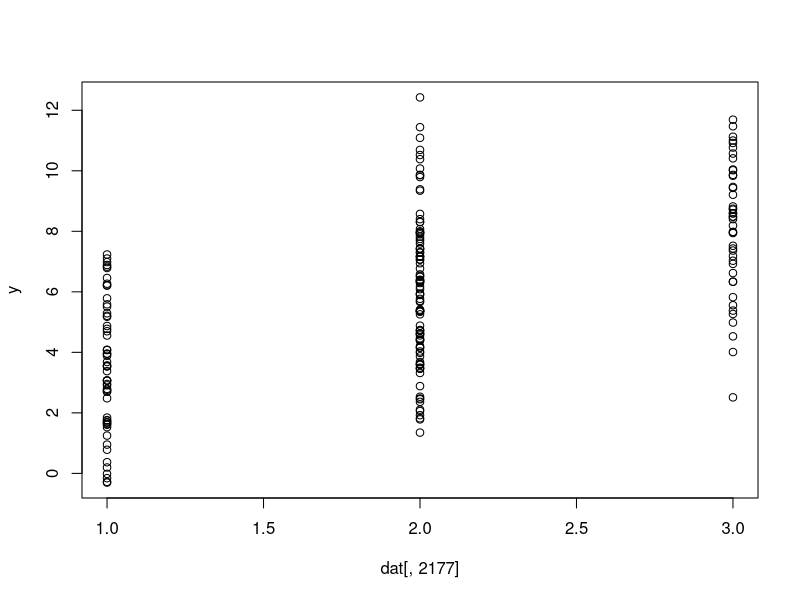
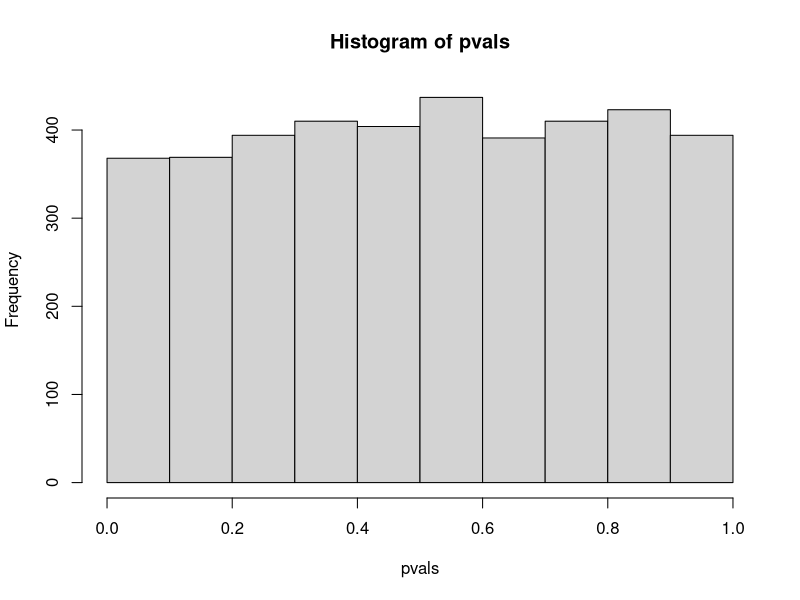
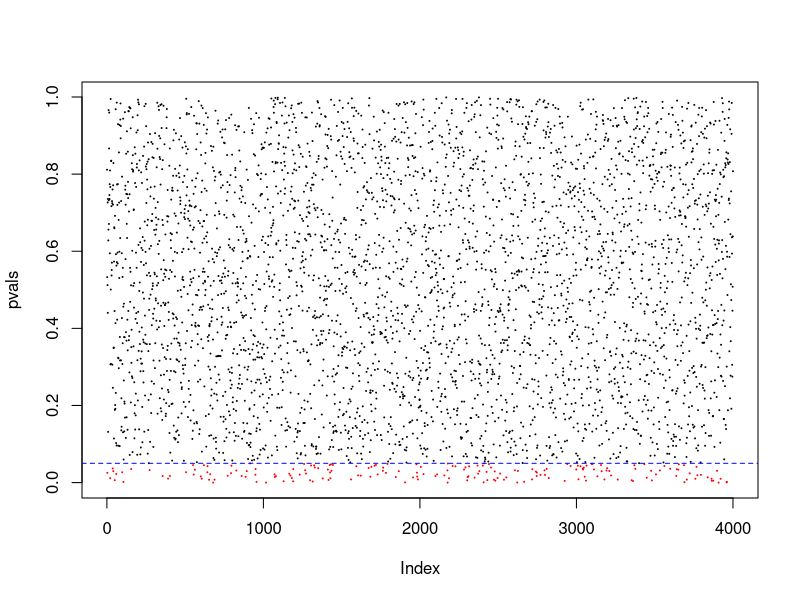
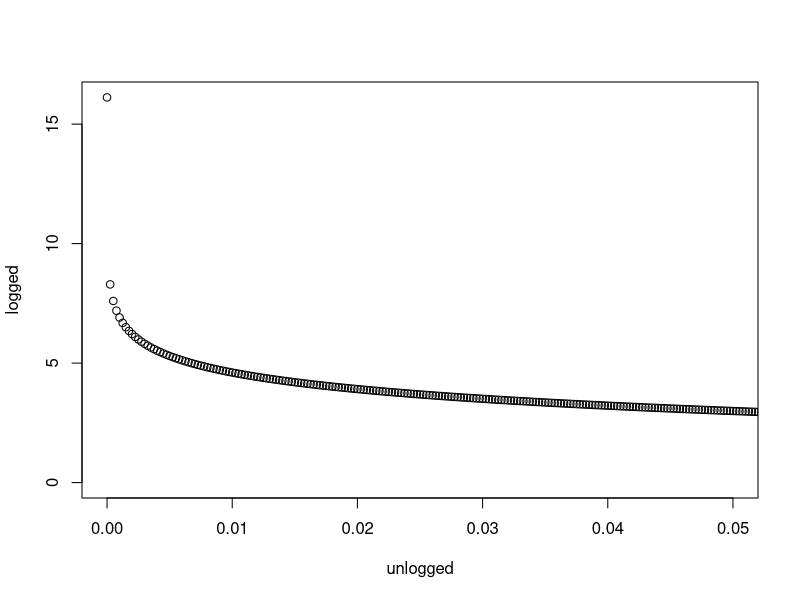
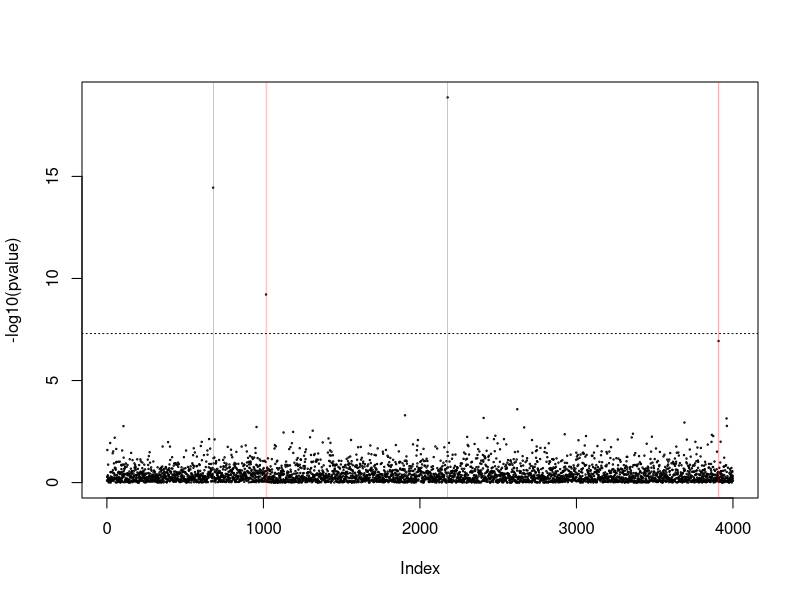
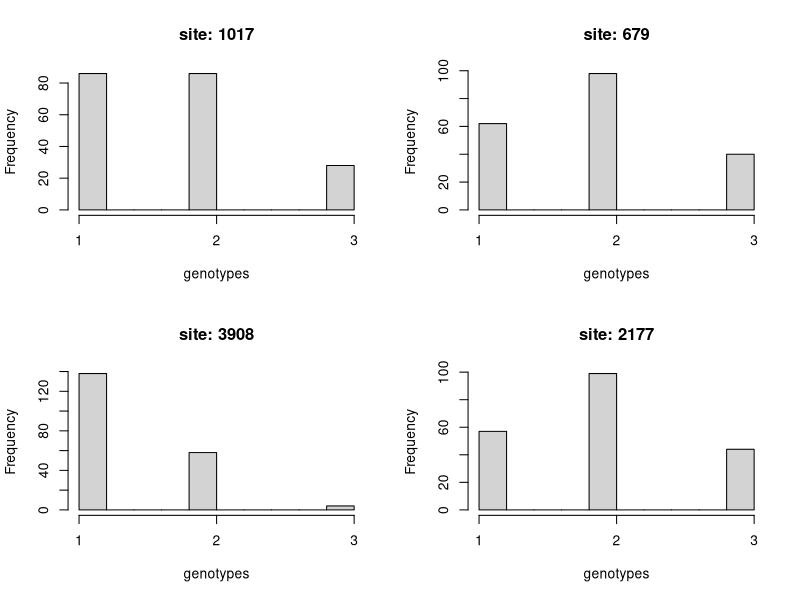

Write R code to recreate these figures, in order.
# example of GWAS

# First lets think of what the data going into GWAS looks like
# you normally only analyze biallelic SNP data where the rare allele
# has a minimum frequency of 0.05. So a sample will
# essentially consist of 1, 2, 3 denoting if the genotype at a site
# is homozygous for common variant, heterozygous, or homozygous for
# the rare allele.

# lets create 200 toy genomes with 4,000 SNPs
dat <- matrix(NA, 200, 4000)

# now lets use a loop to fill in these genomes
# at each site we will pick a random allele frequency for
# the common allele and assign genotypes assuming HW equilibrium
for(i in 1:4000){
  p <- runif(1, min = .5, max=.95)
  q <- 1-p
  dat[, i] <- sample(1:3, size=200, replace=T, prob=c(p^2, 2*p*q, q^2))
}


# now lets imagine that we have a trait that is controlled
# by a gene that includes 4 SNPs randomly chose from the genome
set.seed(1)
chosenSNPs <- sample(1:4000, 4)

# now we create our phenotype measured for each individual
# based on the genotype that they carry at the 4 loci chosen
y <- rnorm(200, mean=2*rowSums(dat[, chosenSNPs]-1), sd=1)
plot(y~dat[,2177])

# now lets see if we can recover this by running a GWAS
pvals <- c()

# here we will loop across the genome and preform a glm
# testing the genotypes as a predictor for the phenotype
# we are interested in.
for(i in 1:4000){
  pvals[i] <- summary(lm(y ~ dat[,i]))$coefficients[2,4]
}

par(mfcol=c(1,1))

# this shows us the distribution of p-values for
# all loci
hist(pvals)

# lets make a vector of colors that is red if the
# pvalue is less than 0.05 and black otherwise
cols <- rep("black", 4000)
cols[pvals < 0.05] <- "red"
plot(pvals, cex=.1, col=cols)
abline(h=.05, lty=2, col="blue")
sum(pvals<0.05)

# one of the characteristics of -logged values is that as the number
# goes to zero the -log of the number begins to increase disproportionately
logged <- -1*log(seq(from=0.0000001, to=1, length.out = 4000))
unlogged <- seq(from=0.0000001, to=1, length.out = 4000)
plot(logged~unlogged, xlim=c(0,.05))

# ok so lets look at the pvalues from our GWAS
plot(-1*log(pvals, base=10), cex=.2, ylab="-log10(pvalue)")

# lets plot red lines to find our SNPs that contribute to the phenotype
for(i in 1:4){
  abline(v=chosenSNPs[i],col="red",lwd=.3)
}

# this is that arbitrary cutoff I mentioned
abline(h=-1*log(5*10^-8, base=10),lty=3)
which(pvals<5*10^-8)
# our ability to detect a SNPs contribution are
# dependent on genotype frequencies in our
# sample.
par(mfcol=c(2,2))
for(i in 1:4){
  hist(dat[,chosenSNPs[i]],
       main=paste("site:",chosenSNPs[i]),
       xlab="genotypes",
       xaxt="n")
  axis(side=1, at=1:3, labels = 1:3)
}
